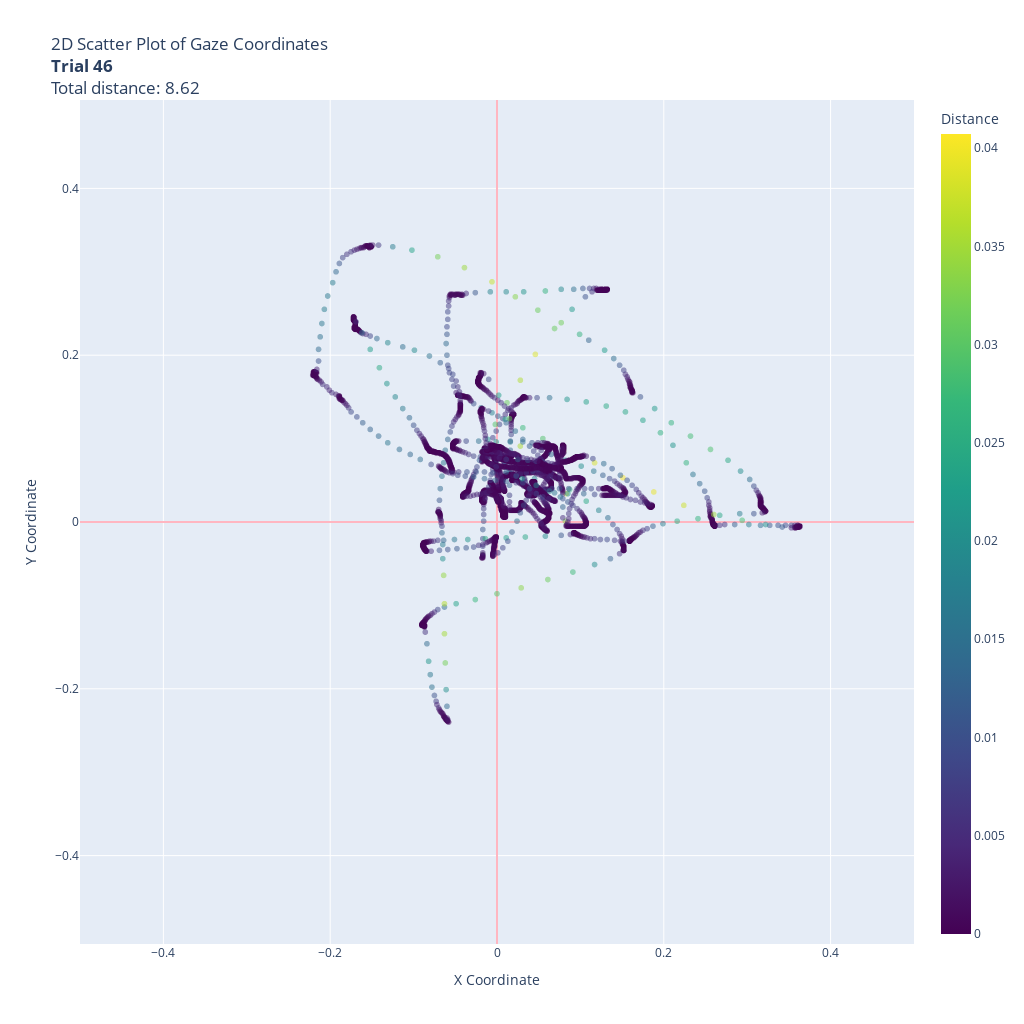

The notebook cell saved with this chart:
### Code cell
fig = visualize_trial_gaze_distance(trials_focused[10], gaze_data, color_code='Distance')

### Figure 1 — Plotly figure (JSON) as saved in the notebook; plotly's stock layout.template omitted (floating-point values rounded to 4 significant figures; data arrays with more than 128 entries replaced by an {"elided": "..."} marker saying what was removed)
{"data": [{"hovertemplate": "x=%{x}<br>y=%{y}<br>Distance=%{marker.color}<extra></extra>", "legendgroup": "", "marker": {"color": {"elided": "5822 float values"}, "coloraxis": "coloraxis", "opacity": 0.5, "symbol": "circle"}, "mode": "markers", "name": "", "showlegend": false, "type": "scattergl", "x": {"elided": "5822 float values"}, "xaxis": "x", "y": {"elided": "5822 float values"}, "yaxis": "y"}], "layout": {"coloraxis": {"colorbar": {"title": {"text": "Distance"}}, "colorscale": [[0, "#440154"], [0.1111, "#482878"], [0.2222, "#3e4989"], [0.3333, "#31688e"], [0.4444, "#26828e"], [0.5556, "#1f9e89"], [0.6667, "#35b779"], [0.7778, "#6ece58"], [0.8889, "#b5de2b"], [1, "#fde725"]]}, "height": 1024, "legend": {"tracegroupgap": 0}, "title": {"text": "2D Scatter Plot of Gaze Coordinates<br><b>Trial 46</b><br>Total distance: 8.62"}, "width": 1024, "xaxis": {"anchor": "y", "domain": [0, 1], "range": [-0.5, 0.5], "title": {"text": "X Coordinate"}, "zeroline": true, "zerolinecolor": "LightPink", "zerolinewidth": 2}, "yaxis": {"anchor": "x", "domain": [0, 1], "range": [-0.5, 0.5], "scaleanchor": "x", "title": {"text": "Y Coordinate"}, "zeroline": true, "zerolinecolor": "LightPink", "zerolinewidth": 2}}}
